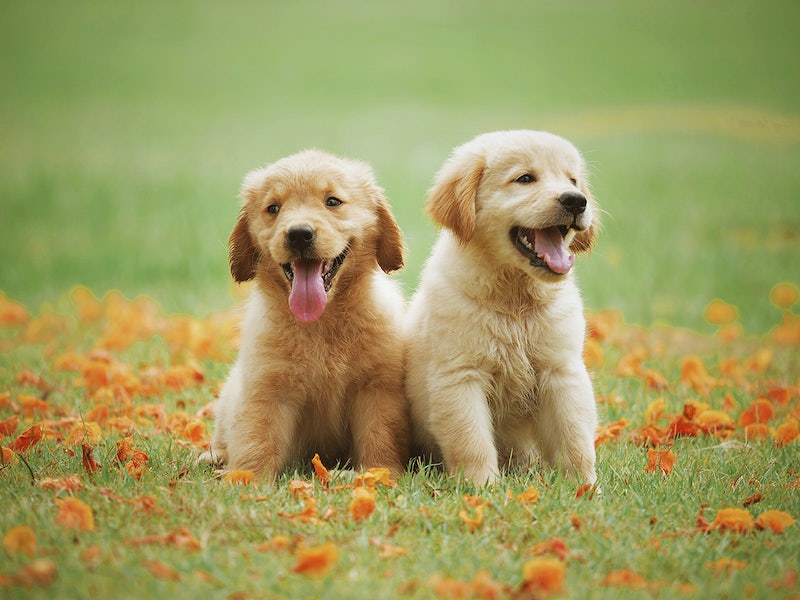
#> input picture images/dogs.jpg, 800 x 600 px, found by its file name
$ python gradients.py
#> lines starting #> are read from the running program, lines starting #| are printed output that depends on the picture; after the words box and inside, x2 and y2 are one past the last pixel; in counts of white or black regions, pixels touching at a corner belong together
import cv2 as cv
import numpy as np

img = cv.imread('images\dogs.jpg')
#> img is the input picture: shape (600, 800, 3); mean B, G, R 95.7, 155.9, 159.3
cv.imshow("Dogs", img)

gray = cv.cvtColor(img, cv.COLOR_BGR2GRAY)
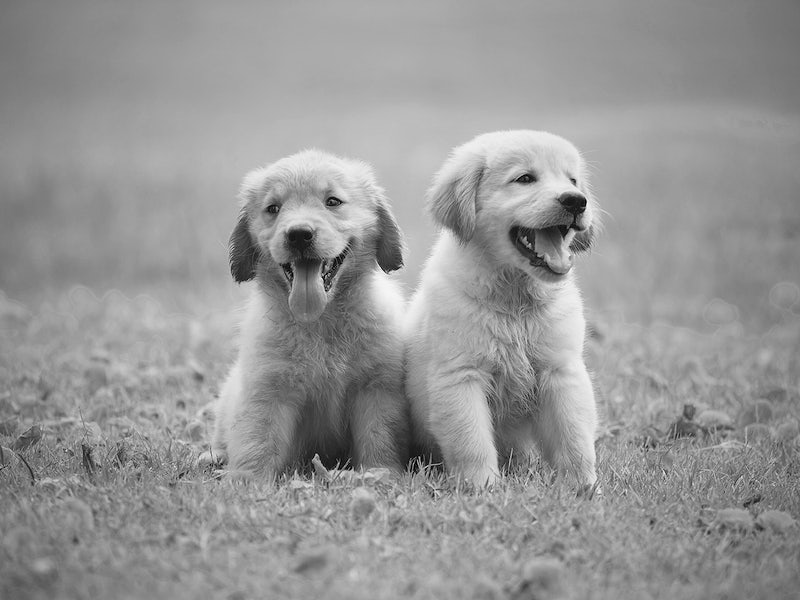
#> gray: shape (600, 800); min 1, max 252, mean 150.1
cv.imshow("Gray", gray)

# Laplacian
lap = cv.Laplacian(gray, cv.CV_64F)
lap = np.uint8(np.absolute(lap))
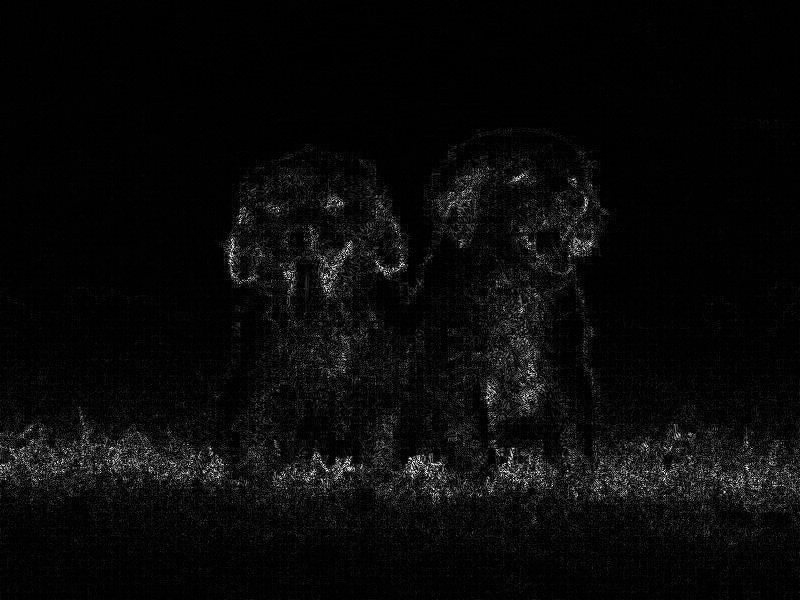
#> lap: shape (600, 800); min 0, max 254, mean 9.6
cv.imshow("Laplacian", lap)

#Sobel
sobelx = cv.Sobel(gray, cv.CV_64F,1,0)
sobely = cv.Sobel(gray, cv.CV_64F,0,1)
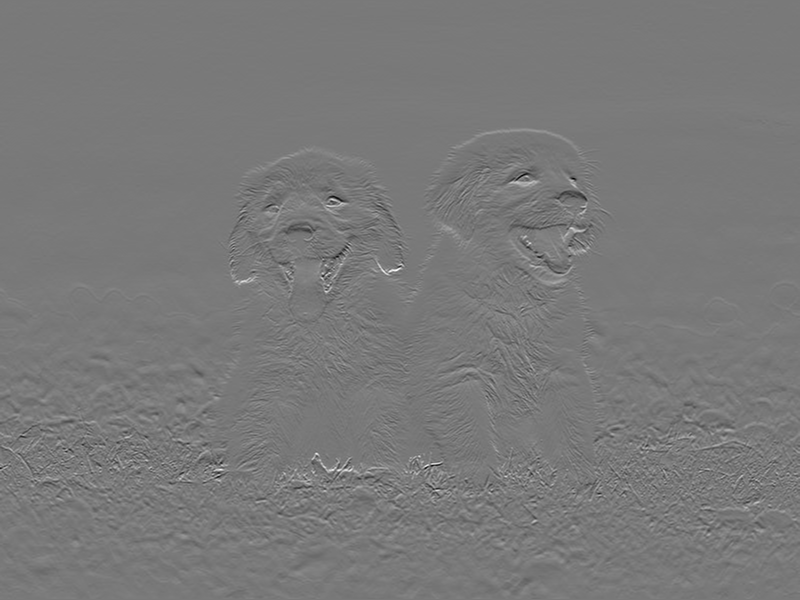
#> sobely: shape (600, 800) float64; min -625, max 686, mean -0.1; drawn with min black and max white
combined_sobel = cv.bitwise_or(sobelx, sobely)
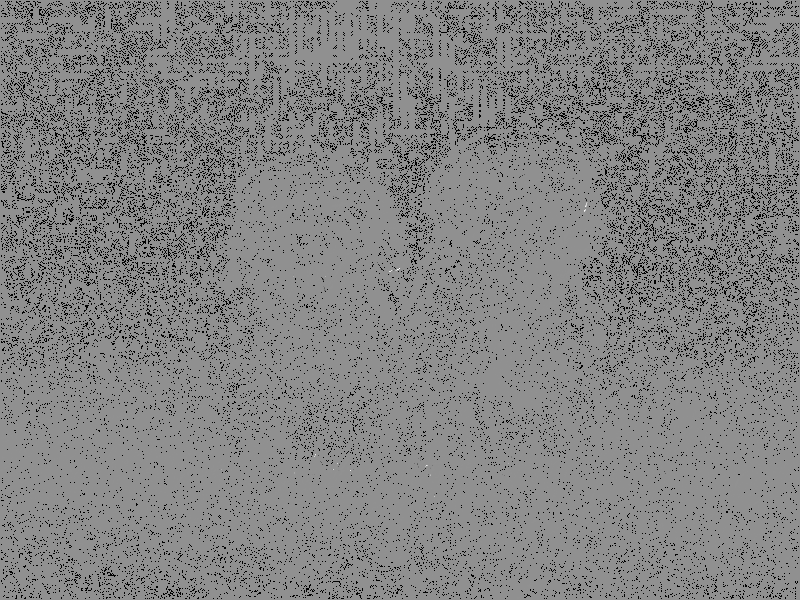
#> combined_sobel: shape (600, 800) float64; 9.49% of the values are NaN or infinite; the others: min -128896, max 98176, mean -50.2; drawn with min black, max white, NaN and infinite black

cv.imshow("Sobel X", sobelx)
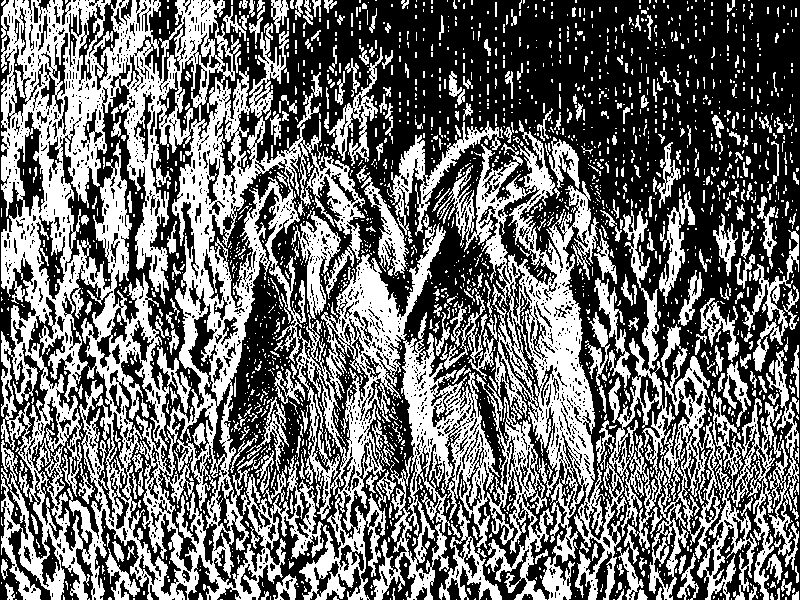
#> window 'Sobel X': shape (600, 800); 43.4% white; 2206 white regions (1829 under 20 px), largest, box (x1, y1, x2, y2) and area: (1, 0, 446, 600) 101766, (437, 120, 722, 600) 33153, (373, 312, 553, 600) 15115
cv.imshow("Sobel Y", sobely)
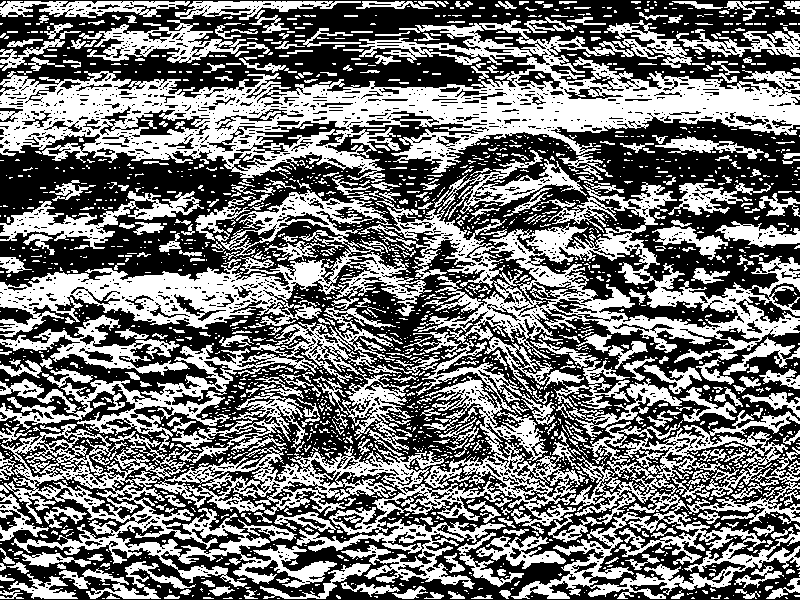
#> window 'Sobel Y': shape (600, 800); 45.8% white; 2174 white regions (1735 under 20 px), largest, box (x1, y1, x2, y2) and area: (0, 20, 800, 183) 44417, (358, 150, 800, 534) 30631, (0, 307, 414, 588) 24137
cv.imshow("Sobel Combined", combined_sobel)
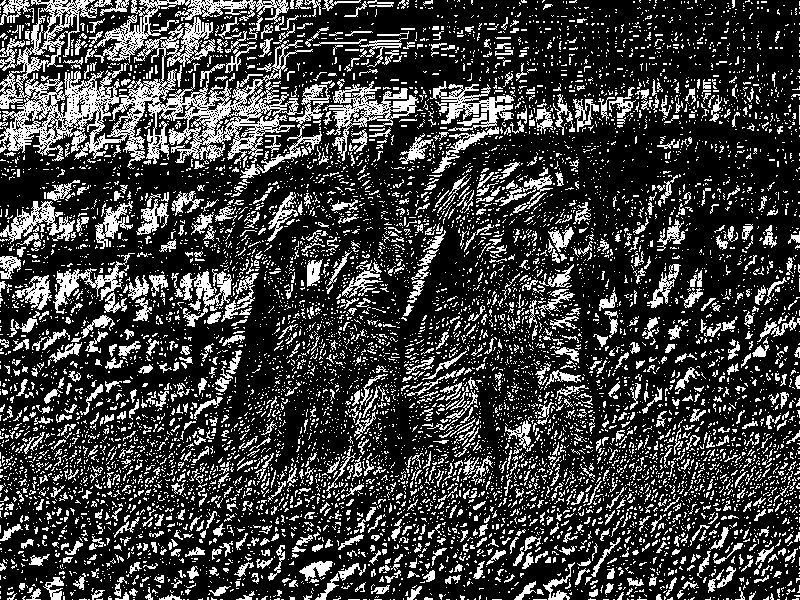
#> window 'Sobel Combined': shape (600, 800); 24.4% white in thin lines or dots

cv.waitKey(0)

$ run again, with images/face.jpg copied over images/dogs.jpg
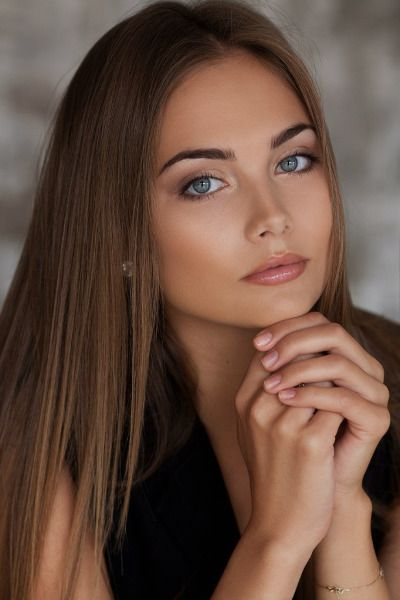
#> input picture images/face.jpg, 400 x 600 px, found by its file name
#> img is the input picture: shape (600, 400, 3); mean B, G, R 64.3, 77.4, 103.6
#> `cv.imshow("Sobel X", sobelx)`:
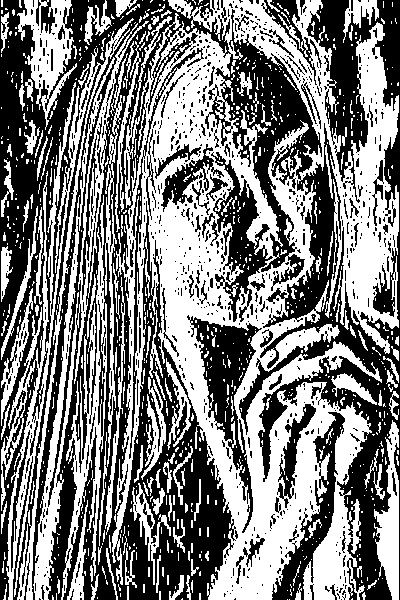
#> window 'Sobel X': shape (600, 400); 49.6% white; 888 white regions (723 under 20 px), largest, box (x1, y1, x2, y2) and area: (112, 0, 399, 600) 72596, (1, 18, 134, 600) 8836, (33, 21, 149, 600) 6738
#> `cv.imshow("Sobel Combined", combined_sobel)`:
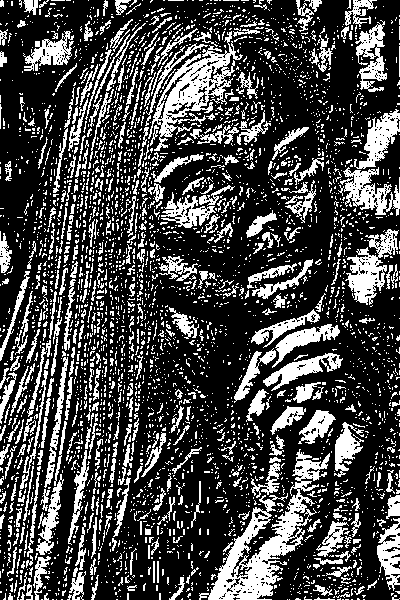
#> window 'Sobel Combined': shape (600, 400); 27.7% white; 3779 white regions (3348 under 20 px), largest, box (x1, y1, x2, y2) and area: (199, 449, 330, 600) 5065, (148, 31, 243, 151) 3181, (345, 229, 399, 305) 1682
